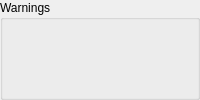
      <widget class="QGroupBox" name="groupBox_14">
       <property name="title">
        <string>Warnings</string>
       </property>
       <layout class="QGridLayout" name="gridLayout_2">
        <item row="4" column="2">
         <widget class="Led" name="led_3">
          <property name="signal_path" stdset="0">
           <string>ParameterQuery;StatusWarnings;FanCircuit</string>
          </property>
          <property name="on_color" stdset="0">
           <color>
            <red>204</red>
            <green>204</green>
            <blue>0</blue>
           </color>
          </property>
         </widget>
        </item>
        <item row="3" column="1">
         <widget class="Led" name="led_41">
          <property name="signal_path" stdset="0">
           <string>ParameterQuery;StatusWarnings;localNetworkMismatch</string>
          </property>
          <property name="on_color" stdset="0">
           <color>
            <red>204</red>
            <green>204</green>
            <blue>0</blue>
           </color>
          </property>
         </widget>
        </item>
        <item row="3" column="2">
         <widget class="Led" name="led_33">
          <property name="signal_path" stdset="0">
           <string>ParameterQuery;StatusWarnings;remoteNetworkMismatch</string>
          </property>
          <property name="on_color" stdset="0">
           <color>
            <red>204</red>
            <green>204</green>
            <blue>0</blue>
           </color>
          </property>
         </widget>
        </item>
        <item row="4" column="1">
         <widget class="Led" name="led_28">
          <property name="signal_path" stdset="0">
           <string>ParameterQuery;StatusWarnings;FilterOvertemp</string>
          </property>
          <property name="on_color" stdset="0">
           <color>
            <red>204</red>
            <green>204</green>
            <blue>0</blue>
           </color>
          </property>
         </widget>
        </item>
        <item row="5" column="2">
         <layout class="QHBoxLayout" name="horizontalLayout_4">
          <item>
           <widget class="Led" name="led_46">
            <property name="signal_path" stdset="0">
             <string>StatusBits;WarningClr_echo</string>
            </property>
            <property name="label_override" stdset="0">
             <string>Warning Clear Response</string>
            </property>
            <property name="label_visible" stdset="0">
             <bool>false</bool>
            </property>
           </widget>
          </item>
          <item>
           <widget class="Button" name="button_4">
            <property name="sizePolicy">
             <sizepolicy hsizetype="MinimumExpanding" vsizetype="Preferred">
              <horstretch>0</horstretch>
              <verstretch>0</verstretch>
             </sizepolicy>
            </property>
            <property name="signal_path" stdset="0">
             <string>ProcessToInverter;CommandModeControl;WarningClear</string>
            </property>
            <property name="label_visible" stdset="0">
             <bool>false</bool>
            </property>
            <property name="tx" stdset="0">
             <bool>true</bool>
            </property>
           </widget>
          </item>
         </layout>
        </item>
        <item row="5" column="1">
         <widget class="Led" name="led_17">
          <property name="signal_path" stdset="0">
           <string>ParameterQuery;StatusWarnings;eeSaveInProgress</string>
          </property>
          <property name="on_color" stdset="0">
           <color>
            <red>204</red>
            <green>204</green>
            <blue>0</blue>
           </color>
          </property>
         </widget>
        </item>
       </layout>
      </widget>
